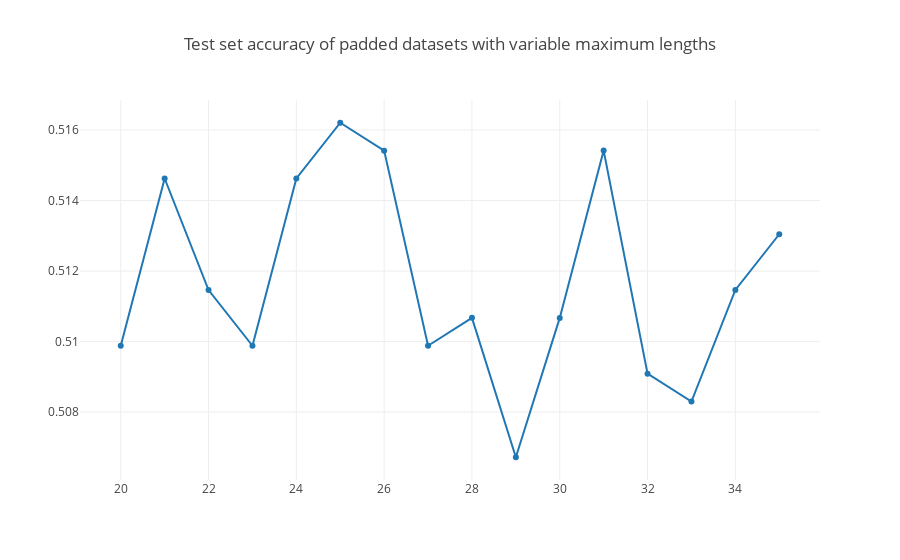

Notebook code for this chart:
### Code cell
# Create traces
trace = go.Scatter(
    x = list(accuracies.keys()),
    y = list(accuracies.values()),
    mode = 'lines+markers',
    name = 'BERT'
)

data = [trace]

layout = go.Layout(
    title = 'Test set accuracy of padded datasets with variable maximum lengths',
)

fig = go.Figure(data = data, layout = layout)

iplot(fig)

### Figure 1 — Plotly figure (JSON) as saved in the notebook; plotly's stock layout.template omitted (floating-point values rounded to 4 significant figures)
{"data": [{"mode": "lines+markers", "name": "BERT", "type": "scatter", "uid": "4bafcb1f-6d4d-4127-8af4-d03da6bbf90e", "x": [20, 21, 22, 23, 24, 25, 26, 27, 28, 29, 30, 31, 32, 33, 34, 35], "y": [0.5099, 0.5146, 0.5115, 0.5099, 0.5146, 0.5162, 0.5154, 0.5099, 0.5107, 0.5067, 0.5107, 0.5154, 0.5091, 0.5083, 0.5115, 0.513]}], "layout": {"title": {"text": "Test set accuracy of padded datasets with variable maximum lengths"}}}
